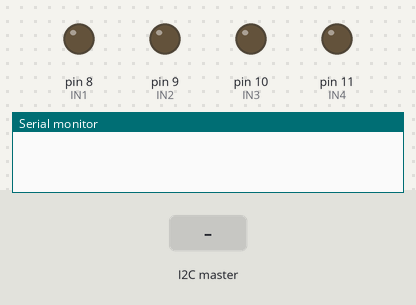
Bench run of a sketch on a simulated Arduino Uno, built with avr-gcc and run on an emulated ATmega328P. On the bench: output pins drawn as LEDs (lit = HIGH), the last lines printed to the serial monitor. Inputs (shaded band) come from the test bench.

Above: at 1.2 s.
1.3 s: the I2C master sends the byte 1
At 3.2 s:
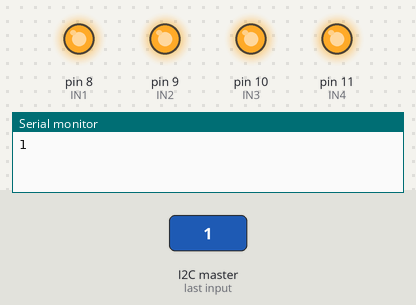
4.3 s: the I2C master sends the byte 0
At 4.57 s:
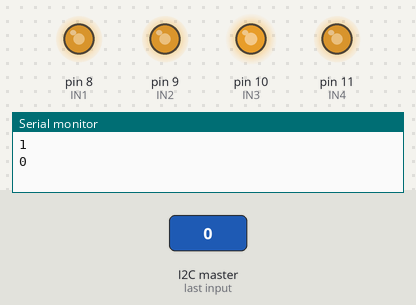
7.3 s: the I2C master sends the byte 1
Timing chart, 0 to 10.3 s (numbered marks = the images above; inputs shaded):
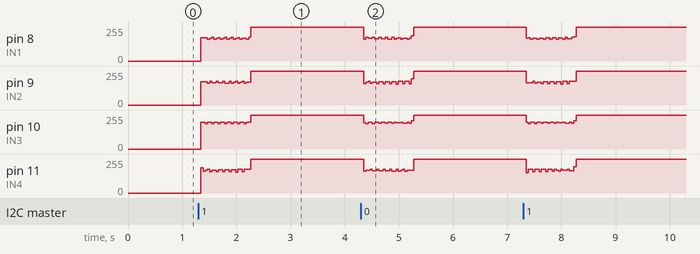

The sketch:

stepper.ino
```cpp
#include<Arduino.h>
#include <Wire.h>

#define IN1 8
#define IN2 9
#define IN3 10
#define IN4 11

int clockwise=0;
void rotate(int,int);

void setup()
{
  pinMode(IN1,OUTPUT);
  pinMode(IN2,OUTPUT);
  pinMode(IN3,OUTPUT);
  pinMode(IN4,OUTPUT);
  Serial.begin(9600);
  Wire.begin(0x99);//括号内补充本机地址，作为从机
  Wire.onReceive(receiveEvent);
}

void receiveEvent()
{
  while(Wire.available()>0)
  {
    clockwise=Wire.read();
  }
  Serial.println(clockwise);
  rotate(100,clockwise);
}

void STEP(int i)
{
  switch (i)
  {
    case 0:
    {
      digitalWrite(IN1, 0);
      digitalWrite(IN2, 1);
      digitalWrite(IN3, 1);
      digitalWrite(IN4, 1);
      break;
    }
    case 1:
    {
      digitalWrite(IN1, 0);
      digitalWrite(IN2, 0);
      digitalWrite(IN3, 1);
      digitalWrite(IN4, 1);
      break;
    }
    case 2:
    {
      digitalWrite(IN1, 1);
      digitalWrite(IN2, 0);
      digitalWrite(IN3, 1);
      digitalWrite(IN4, 1);
      break;
    }
    case 3:
    {
      digitalWrite(IN1, 1);
      digitalWrite(IN2, 0);
      digitalWrite(IN3, 0);
      digitalWrite(IN4, 1);
      break;
    }
    case 4:
    {
      digitalWrite(IN1, 1);
      digitalWrite(IN2, 1);
      digitalWrite(IN3, 0);
      digitalWrite(IN4, 1);
      break;
    }
    case 5:
    {
      digitalWrite(IN1, 1);
      digitalWrite(IN2, 1);
      digitalWrite(IN3, 0);
      digitalWrite(IN4, 0);
    }
    case 6:
    {
      digitalWrite(IN1, 1);
      digitalWrite(IN2, 1);
      digitalWrite(IN3, 1);
      digitalWrite(IN4, 0);
      break;
    }
    case 7:
    {
      digitalWrite(IN1, 0);
      digitalWrite(IN2, 1);
      digitalWrite(IN3, 1);
      digitalWrite(IN4, 0);
      break;
    }
    case 8:
    {
      digitalWrite(IN1, 1);
      digitalWrite(IN2, 1);
      digitalWrite(IN3, 1);
      digitalWrite(IN4, 1);
      break;
    }
  }
}

void rotate(int times, int clockwise=1)
{
  //times为多少次8相，times=512对应一周。
  int j=times;
  while(j--)
  {
    if(clockwise==0)
    {
      for(int i=0;i<8;++i)
      {
        STEP(i);
        delay(2);
      }
      STEP(8);
      delay(1);
    }
    if(clockwise==1)
    {
      for(int i=7;i>=0;--i)
      {
        STEP(i);
        delay(2);
      }
      STEP(8);
      delay(1);
    }
  }
}


void loop()
{
  delay(100);

}
```
